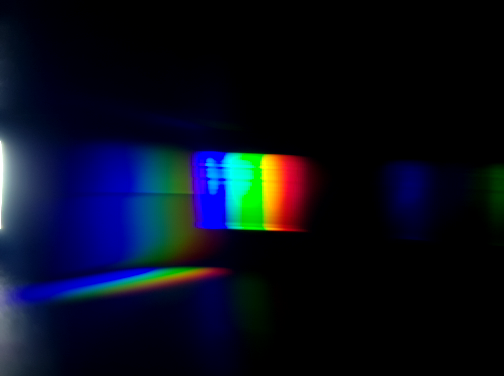
#> input picture base.png, 504 x 376 px
$ python main.py
#> lines starting #> are read from the running program, lines starting #| are printed output that depends on the picture
import cv2

base = cv2.imread('base.png')[155:225, 190:306]
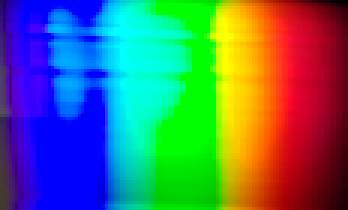
#> base: shape (70, 116, 3) (shown 3 times larger); mean B, G, R 112.2, 113, 80.5
r01none = cv2.imread('r0.1none.png')[155:225, 190:306]
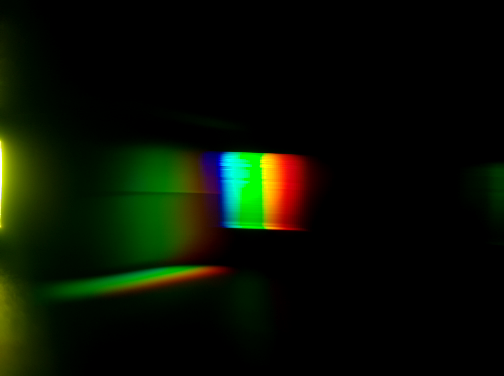
#> input picture r0.1none.png, 504 x 376 px
r01big = cv2.imread('r0.1big.png')[155:225, 190:306]
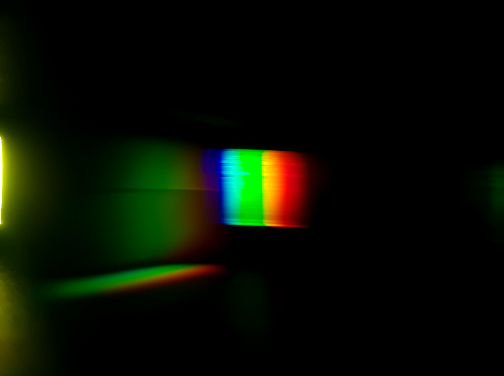
#> input picture r0.1big.png, 504 x 376 px
r01mid = cv2.imread('r0.1mid.png')[155:225, 190:306]
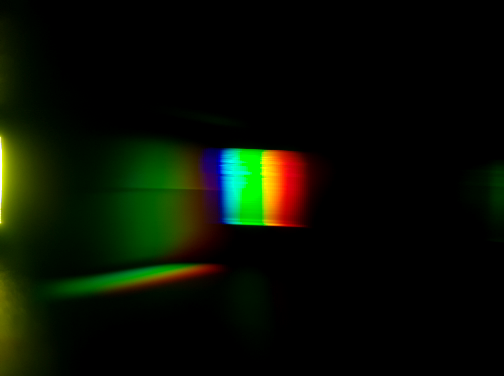
#> input picture r0.1mid.png, 504 x 376 px
r01small = cv2.imread('r0.1small.png')[155:225, 190:306]
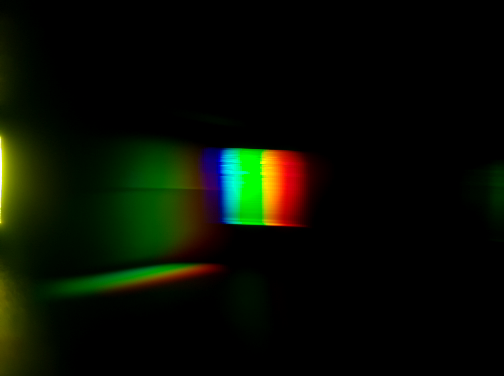
#> input picture r0.1small.png, 504 x 376 px
r005none = cv2.imread('r0.05none.png')[155:225, 190:306]
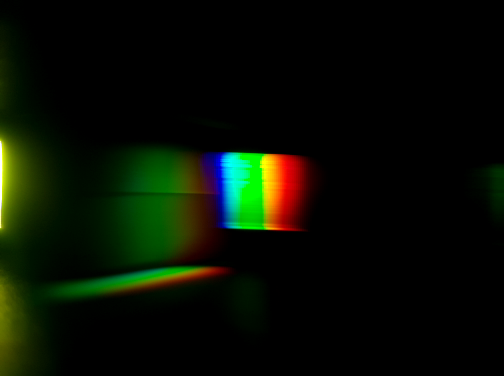
#> input picture r0.05none.png, 504 x 376 px
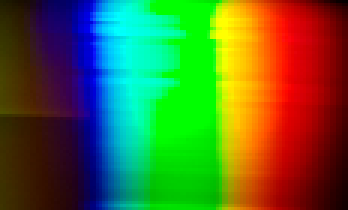
#> r005none: shape (70, 116, 3) (shown 3 times larger); mean B, G, R 48.9, 106.1, 81.7
#> (the run stopped early here; a loop or call above may not have finished)
